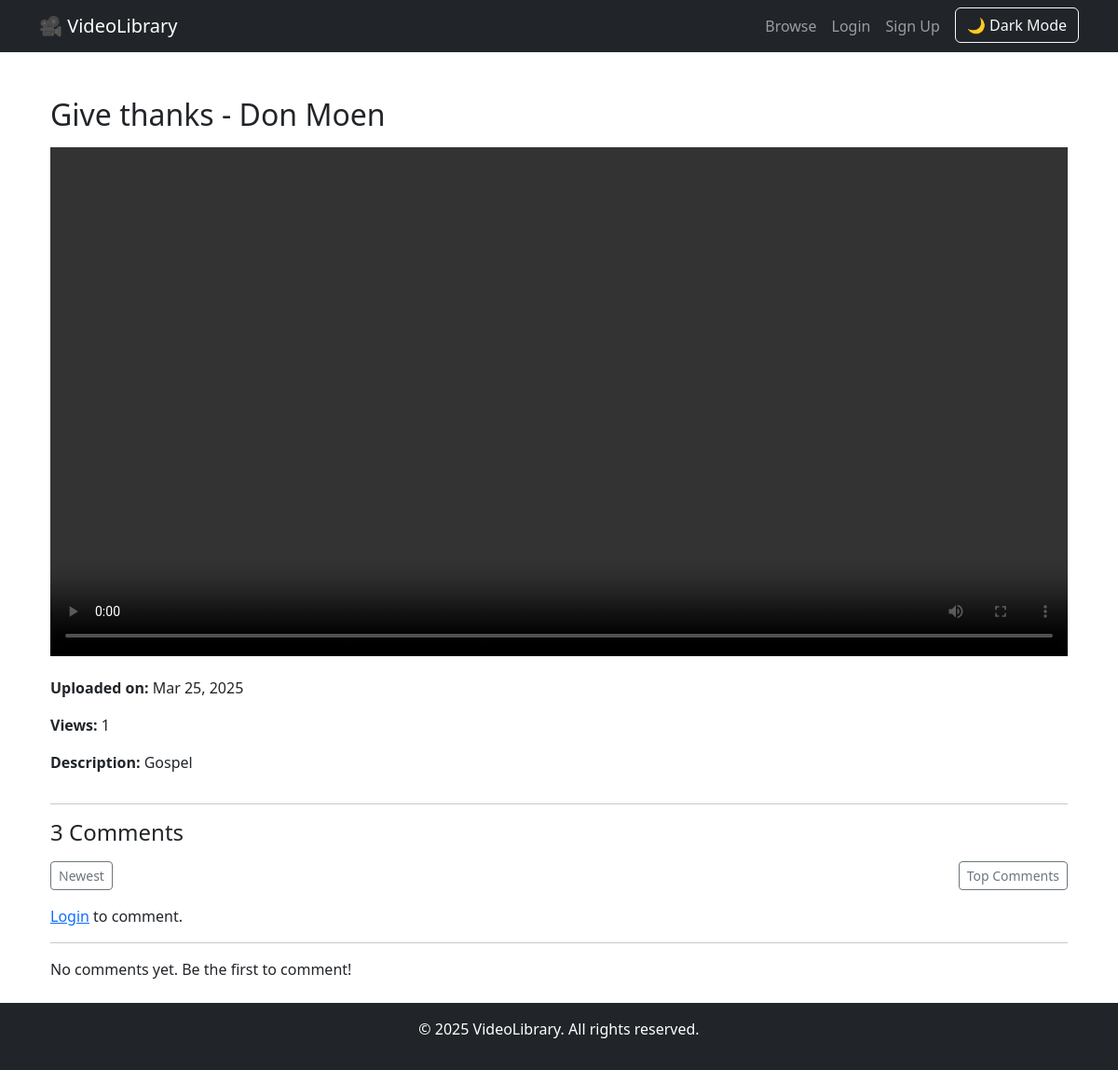
/videos/details/5/, run on the app's committed database.
### Video/models.py (models this page shows, shortened)
class Video(models.Model):
    title = models.CharField(max_length=255, unique=True)
    slug = models.SlugField(unique=True, blank=True, null=True)
    description = models.TextField(blank=True, null=True)
    file = models.FileField(upload_to='videos/')
    thumbnail = models.ImageField(
        upload_to='thumbnails/',
        blank=True,
        null=True,
        default='thumbnails/default-thumbnail.jpg'
    )
    category = models.CharField(max_length=100, choices=[
        ('Music', 'Music'),
        ('Sports', 'Sports'),
        ('Education', 'Education'),
        ('Movies', 'Movies'),
        ('Gaming', 'Gaming'),
        ('Technology', 'Technology'),
    ], default='Education')
    tags = models.CharField(max_length=255, blank=True, help_text="Comma-separated tags")  # For better search filtering
    views = models.PositiveIntegerField(default=0)  # Track video views
    is_public = models.BooleanField(default=True)  # Visibility toggle (public/private)
    uploaded_by = models.ForeignKey(User, on_delete=models.CASCADE, related_name="videos")
    uploaded_at = models.DateTimeField(auto_now_add=True)
    def save(self, *args, **kwargs):
        if not self.slug:
            self.slug = slugify(self.title)  # Generate slug automatically
        super().save(*args, **kwargs)

### Video/views.py (the view)
# urls.py: path('details/<int:video_id>/', video_detail, name='video_detail'),
def video_detail(request, video_id):
    video = get_object_or_404(Video, id=video_id)
    video.views += 1  # Increment views count
    video.save()
    return render(request, 'video/video_detail.html', {'video': video})

### Video/templates/video/video_detail.html (shortened to what this page needs)
{% extends "base.html" %}
{% load static %}
{% block content %}
<div class="container mt-5">
    <h2 class="mb-3">{{ video.title }}</h2>
    <div class="video-container">
        <video width="100%" controls>
            <source src="{{ video.file.url }}" type="video/mp4">
        </video>
    </div>
    <div class="mt-3 d-flex justify-content-between align-items-center">
        <div>
            <p><strong>Uploaded on:</strong> {{ video.uploaded_at|date:"M d, Y" }}</p>
            <p><strong>Views:</strong> {{ video.views }}</p>
            <p><strong>Description:</strong> {{ video.description }}</p>
        </div>
    </div>
    <hr>
    <h4 class="mb-3">{{ video.comments.count }} Comments</h4>
    <div class="d-flex justify-content-between align-items-center mb-3">
        <a href="?sort=newest" class="btn btn-sm btn-outline-secondary {% if sort_by == 'newest' %}active{% endif %}">Newest</a>
        <a href="?sort=top" class="btn btn-sm btn-outline-secondary {% if sort_by == 'top' %}active{% endif %}">Top Comments</a>
    </div>
    {% if user.is_authenticated %}
        <form action="{% url 'add_comment' video.id %}" method="POST" class="mb-4">
            {% csrf_token %}
            <div class="form-group">
                <textarea name="text" class="form-control" rows="3" placeholder="Write a comment..." required></textarea>
            </div>
            <button type="submit" class="btn btn-primary">Comment</button>
        </form>
    {% else %}
        <p><a href="{% url 'login' %}">Login</a> to comment.</p>
    {% endif %}
    <hr>
    <div id="comments-section">
        {% for comment in comments %}
            <div class="comment mb-4">
                <div class="d-flex align-items-start">
                    <img src="{% static 'images/user-avatar.png' %}" class="rounded-circle me-2" width="40" height="40" alt="User">
                    <div>
                        <strong>{{ comment.user.username }}</strong> <small class="text-muted">{{ comment.created_at|timesince }} ago</small>
                        <p>{{ comment.text }}</p>
                        <button class="btn btn-sm btn-outline-primary like-btn" data-id="{{ comment.id }}">👍 {{ comment.total_likes }}</button>
                        <button class="btn btn-sm btn-outline-danger dislike-btn" data-id="{{ comment.id }}">👎 {{ comment.total_dislikes }}</button>
                        <button class="btn btn-sm btn-outline-secondary reply-btn" data-id="{{ comment.id }}">Reply</button>
                        <form action="{% url 'add_comment' video.id %}" method="POST" class="reply-form mt-2 d-none" id="reply-form-{{ comment.id }}">
                            {% csrf_token %}
                            <input type="hidden" name="parent_id" value="{{ comment.id }}">
                            <textarea name="text" class="form-control" rows="2" required></textarea>
                            <button type="submit" class="btn btn-sm btn-primary mt-2">Reply</button>
                        </form>
                        {% for reply in comment.replies.all %}
                            <div class="reply ms-5 mt-2">
                                <strong>{{ reply.user.username }}</strong> <small class="text-muted">{{ reply.created_at|timesince }} ago</small>
                                <p>{{ reply.text }}</p>
                            </div>
                        {% endfor %}
                    </div>
                </div>
            </div>
        {% empty %}
            <p>No comments yet. Be the first to comment!</p>
        {% endfor %}
    </div>
</div>
{% endblock %}

### data on the page
Video: title "Give thanks - Don Moen", uploaded_at "Mar 25, 2025", views "1", description "Gospel", comments.count "3"
